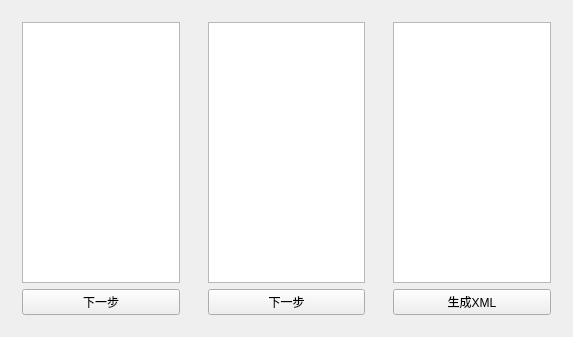
<?xml version="1.0" encoding="UTF-8"?>
<ui version="4.0">
 <class>MyModelWidget</class>
 <widget class="QWidget" name="MyModelWidget">
  <property name="geometry">
   <rect>
    <x>0</x>
    <y>0</y>
    <width>573</width>
    <height>337</height>
   </rect>
  </property>
  <property name="windowTitle">
   <string>MyModelWidget</string>
  </property>
  <layout class="QHBoxLayout" name="horizontalLayout_6">
   <item>
    <widget class="QSplitter" name="splitter_2">
     <property name="orientation">
      <enum>Qt::Horizontal</enum>
     </property>
     <widget class="QWidget" name="layoutWidget">
      <layout class="QVBoxLayout" name="verticalLayout_2">
       <item>
        <widget class="QTreeView" name="treeView_2">
         <property name="showDropIndicator" stdset="0">
          <bool>false</bool>
         </property>
         <property name="selectionBehavior">
          <enum>QAbstractItemView::SelectItems</enum>
         </property>
        </widget>
       </item>
       <item>
        <layout class="QHBoxLayout" name="horizontalLayout_2">
         <item>
          <widget class="QPushButton" name="newTreeModeBtn">
           <property name="text">
            <string>下一步</string>
           </property>
          </widget>
         </item>
        </layout>
       </item>
      </layout>
     </widget>
    </widget>
   </item>
   <item>
    <widget class="QSplitter" name="splitter_3">
     <property name="orientation">
      <enum>Qt::Horizontal</enum>
     </property>
     <widget class="QWidget" name="layoutWidget_2">
      <layout class="QVBoxLayout" name="verticalLayout_3">
       <item>
        <widget class="QTreeView" name="treeView_3">
         <property name="dragEnabled">
          <bool>true</bool>
         </property>
         <property name="dragDropOverwriteMode">
          <bool>true</bool>
         </property>
         <property name="dragDropMode">
          <enum>QAbstractItemView::DragDrop</enum>
         </property>
         <property name="selectionMode">
          <enum>QAbstractItemView::SingleSelection</enum>
         </property>
         <property name="selectionBehavior">
          <enum>QAbstractItemView::SelectItems</enum>
         </property>
        </widget>
       </item>
       <item>
        <layout class="QHBoxLayout" name="horizontalLayout_3">
         <item>
          <widget class="QPushButton" name="newTreeModeViewBtn">
           <property name="text">
            <string>下一步</string>
           </property>
          </widget>
         </item>
        </layout>
       </item>
      </layout>
     </widget>
    </widget>
   </item>
   <item>
    <widget class="QSplitter" name="splitter_4">
     <property name="orientation">
      <enum>Qt::Horizontal</enum>
     </property>
     <widget class="QWidget" name="layoutWidget_3">
      <layout class="QVBoxLayout" name="verticalLayout_5">
       <item>
        <widget class="QTreeView" name="treeView_5">
         <property name="dragEnabled">
          <bool>true</bool>
         </property>
         <property name="dragDropMode">
          <enum>QAbstractItemView::DropOnly</enum>
         </property>
         <property name="selectionMode">
          <enum>QAbstractItemView::SingleSelection</enum>
         </property>
         <property name="selectionBehavior">
          <enum>QAbstractItemView::SelectItems</enum>
         </property>
        </widget>
       </item>
       <item>
        <layout class="QHBoxLayout" name="horizontalLayout_5">
         <item>
          <widget class="QPushButton" name="createXmlBtn">
           <property name="text">
            <string>生成XML</string>
           </property>
          </widget>
         </item>
        </layout>
       </item>
      </layout>
     </widget>
    </widget>
   </item>
  </layout>
 </widget>
 <layoutdefault spacing="6" margin="11"/>
 <resources/>
 <connections/>
</ui>
